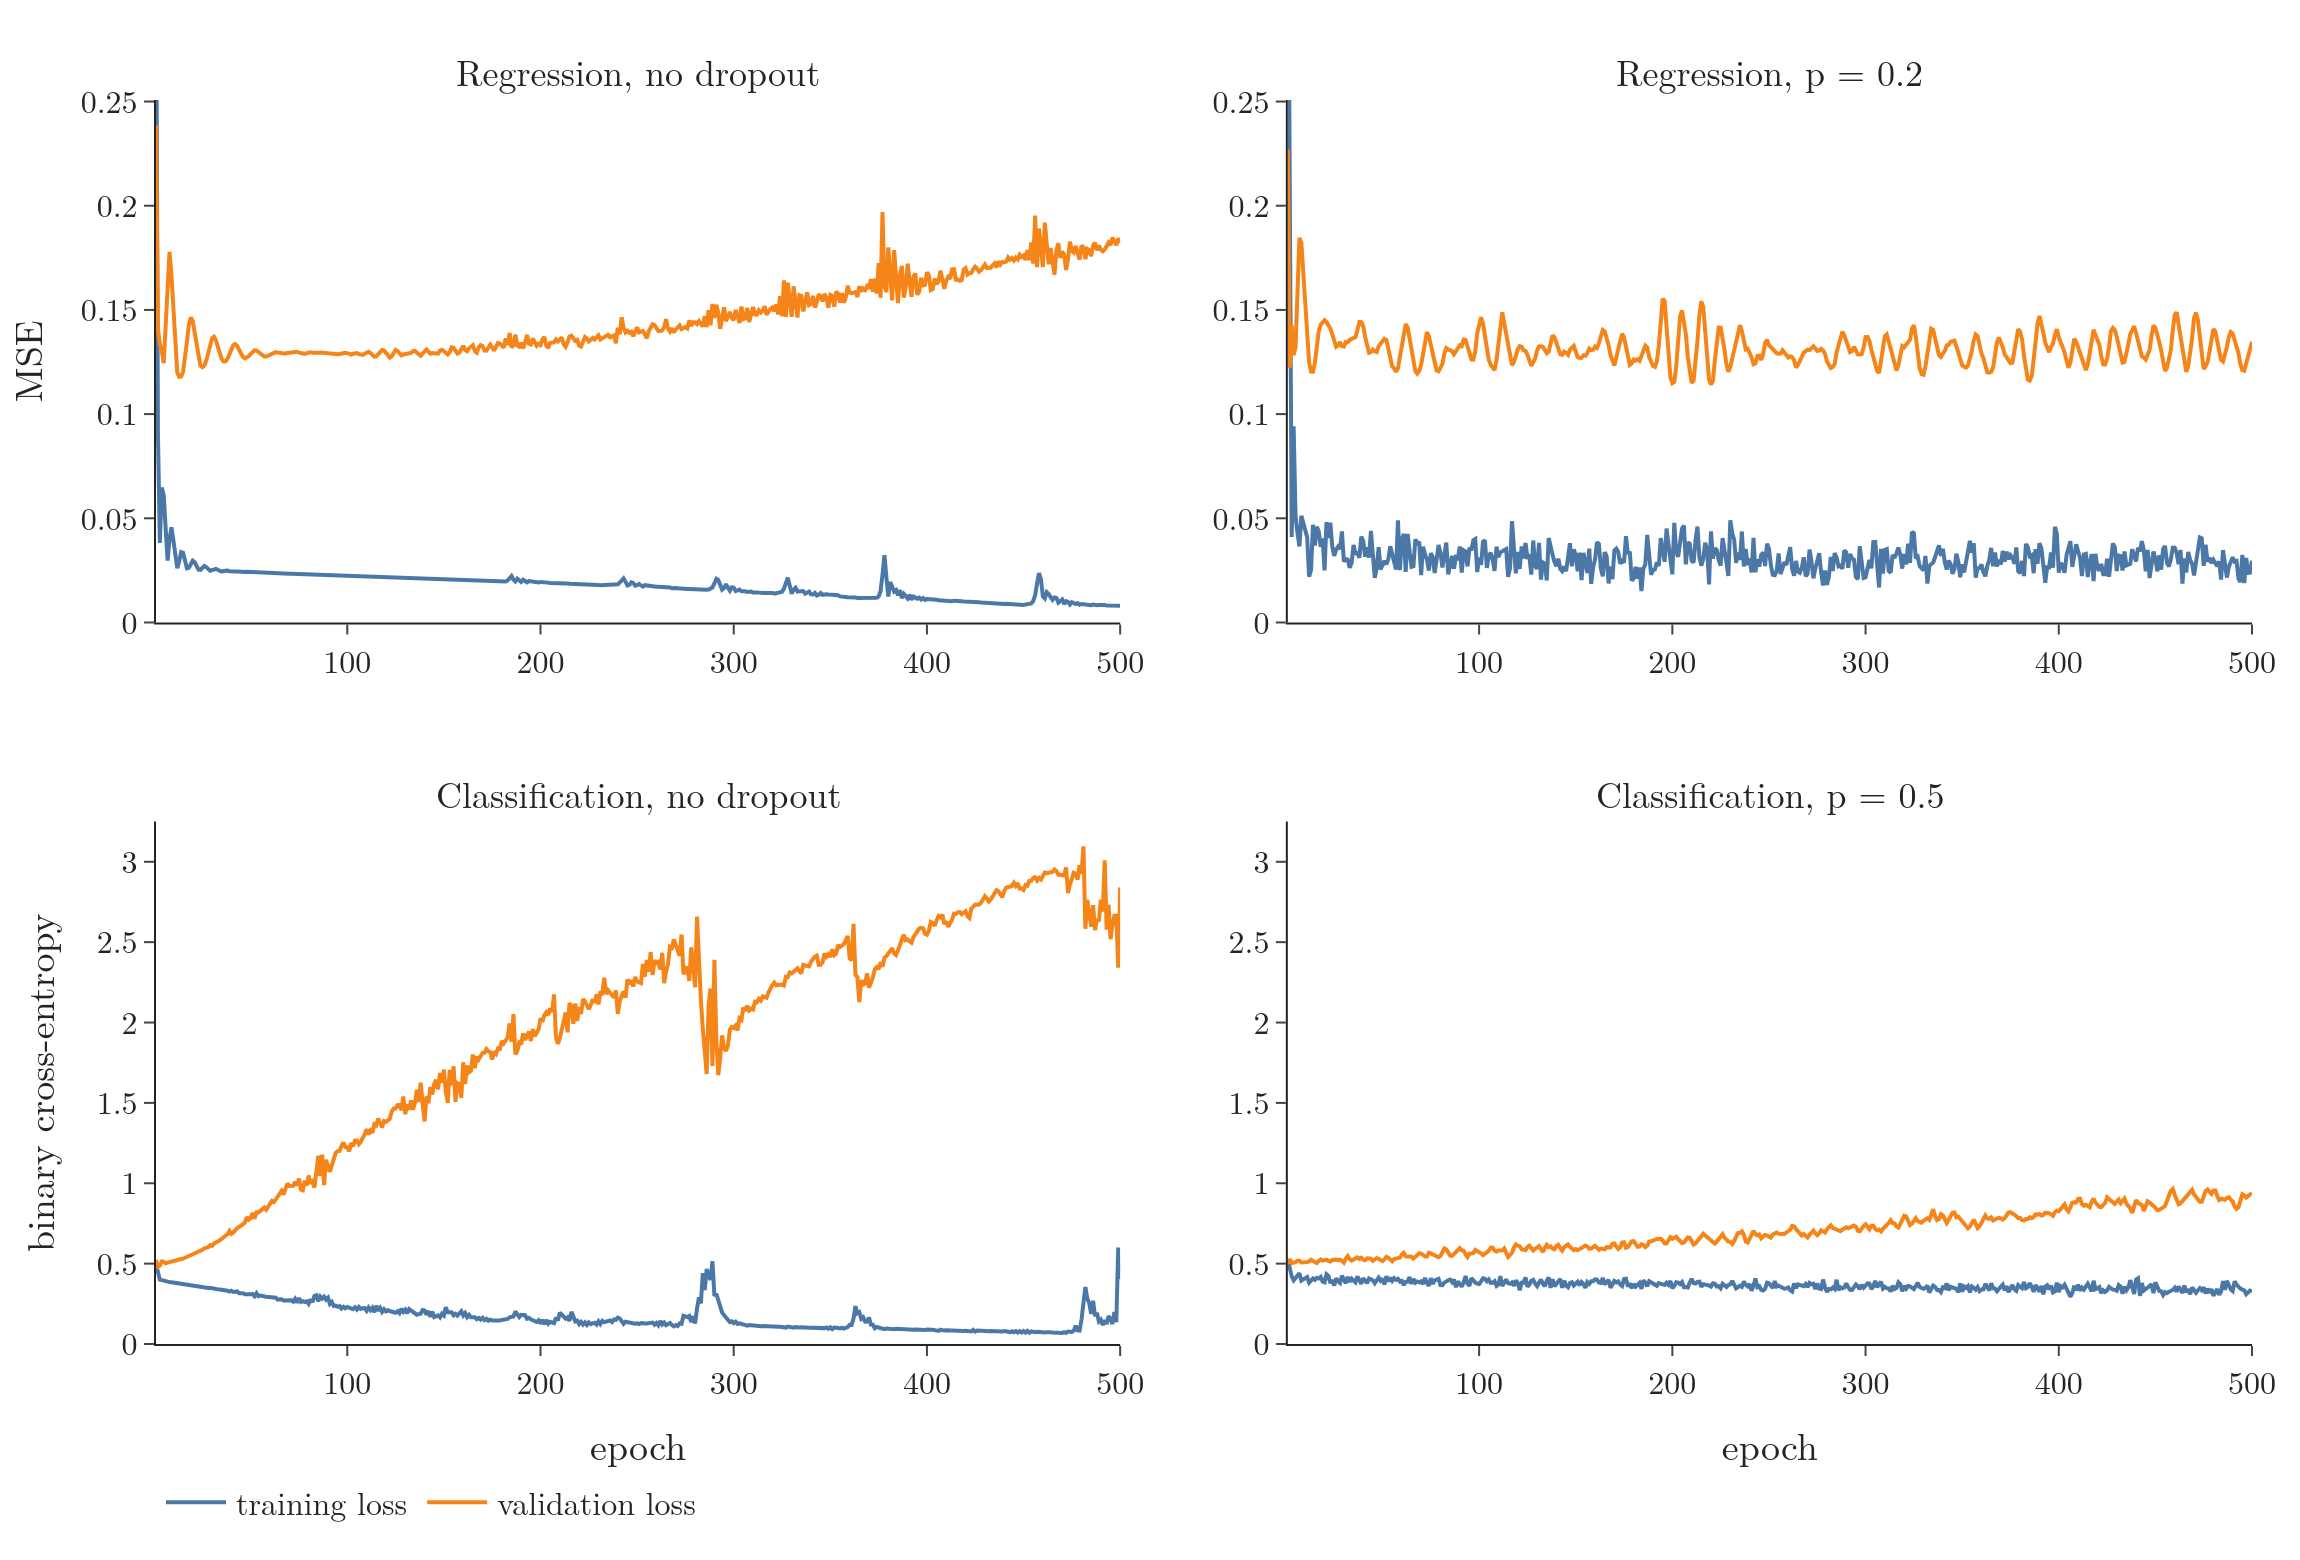

Generate this figure with Python:
"""Training and validation loss without and with dropout, for the regression and the classification problem (Plotly)."""
from pathlib import Path
import pandas as pd
from plotly.subplots import make_subplots
from common import BLUE, ORANGE, FONT

here = Path(__file__).parent
d = here.parent / "data"
reg, cls = pd.read_csv(d / "regression_history.csv"), pd.read_csv(d / "classification_history.csv")
panels = [(reg, "0", "Regression, no dropout", "MSE"), (reg, "0.2", "Regression, p = 0.2", "MSE"),
          (cls, "0", "Classification, no dropout", "binary cross-entropy"),
          (cls, "0.5", "Classification, p = 0.5", "binary cross-entropy")]
fig = make_subplots(2, 2, subplot_titles=[p[2] for p in panels], horizontal_spacing=0.08, vertical_spacing=0.16)
for k, (h, p, _, ylab) in enumerate(panels):
    r, c = k // 2 + 1, k % 2 + 1
    fig.add_scatter(x=h.epoch + 1, y=h[f"loss p={p}"], name="training loss", line=dict(color=BLUE, width=2),
                    showlegend=k == 0, row=r, col=c)
    fig.add_scatter(x=h.epoch + 1, y=h[f"val_loss p={p}"], name="validation loss", line=dict(color=ORANGE, width=2),
                    showlegend=k == 0, row=r, col=c)
    if c == 1:
        fig.update_yaxes(title=ylab, row=r, col=c)
# same y range within a row, so the two panels compare directly
top_r = max(reg[[f"val_loss p={p}" for p in ("0", "0.2")]].max())
top_c = max(cls[[f"val_loss p={p}" for p in ("0", "0.5")]].max())
fig.update_yaxes(range=[0, top_r * 1.05], row=1)
fig.update_yaxes(range=[0, top_c * 1.05], row=2)
fig.update_xaxes(title="epoch", row=2)
fig.update_layout(template="simple_white", width=1150, height=780, font=FONT,
                  legend=dict(orientation="h", x=0.0, y=-0.1), margin=dict(l=70, r=20, t=50, b=60))
fig.update_annotations(font=dict(size=18))
fig.write_image(here / "loss_curves.png", scale=2)
fig.write_image(here / "loss_curves.pdf")
